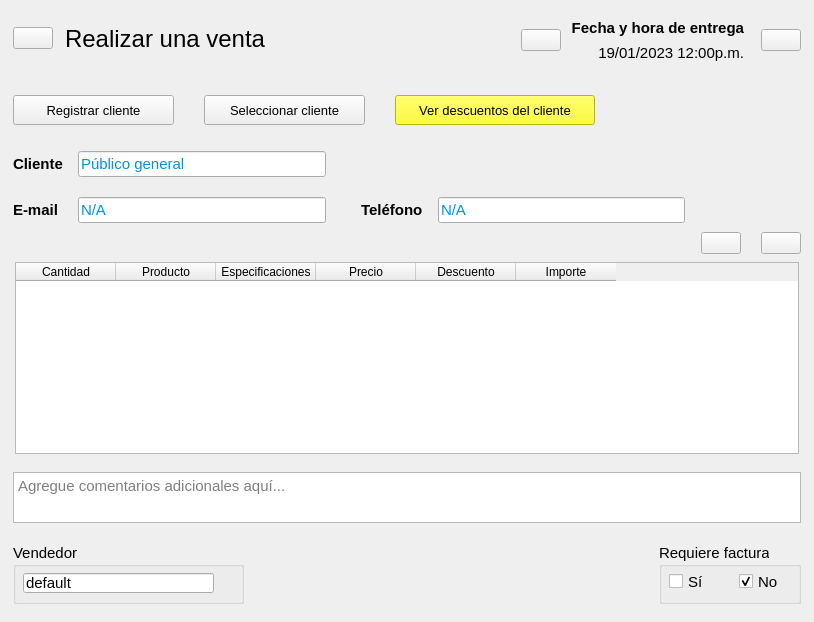
    <widget class="QFrame" name="frame">
     <property name="frameShape">
      <enum>QFrame::NoFrame</enum>
     </property>
     <layout class="QVBoxLayout" name="verticalLayout">
      <property name="spacing">
       <number>0</number>
      </property>
      <property name="leftMargin">
       <number>4</number>
      </property>
      <property name="topMargin">
       <number>9</number>
      </property>
      <property name="rightMargin">
       <number>4</number>
      </property>
      <property name="bottomMargin">
       <number>9</number>
      </property>
      <item alignment="Qt::AlignTop">
       <widget class="QFrame" name="frame_3">
        <property name="frameShape">
         <enum>QFrame::NoFrame</enum>
        </property>
        <layout class="QHBoxLayout" name="horizontalLayout_2">
         <property name="spacing">
          <number>0</number>
         </property>
         <property name="leftMargin">
          <number>0</number>
         </property>
         <property name="topMargin">
          <number>0</number>
         </property>
         <property name="rightMargin">
          <number>0</number>
         </property>
         <property name="bottomMargin">
          <number>0</number>
         </property>
         <item alignment="Qt::AlignLeft|Qt::AlignTop">
          <widget class="QFrame" name="frame_7">
           <property name="frameShape">
            <enum>QFrame::NoFrame</enum>
           </property>
           <layout class="QHBoxLayout" name="horizontalLayout_4">
            <property name="spacing">
             <number>12</number>
            </property>
            <item>
             <widget class="ClickableIcon" name="btRegresar">
              <property name="icon">
               <iconset resource="../resources.qrc">
                <normaloff>:/img/resources/images/leftarrow.png</normaloff>:/img/resources/images/leftarrow.png</iconset>
              </property>
              <property name="iconSize">
               <size>
                <width>40</width>
                <height>40</height>
               </size>
              </property>
             </widget>
            </item>
            <item>
             <widget class="QLabel" name="lbTitulo">
              <property name="minimumSize">
               <size>
                <width>201</width>
                <height>41</height>
               </size>
              </property>
              <property name="font">
               <font>
                <family>Segoe UI</family>
                <pointsize>18</pointsize>
               </font>
              </property>
              <property name="text">
               <string>Realizar una venta</string>
              </property>
             </widget>
            </item>
           </layout>
          </widget>
         </item>
         <item alignment="Qt::AlignRight|Qt::AlignTop">
          <widget class="QFrame" name="frame_8">
           <property name="sizePolicy">
            <sizepolicy hsizetype="Minimum" vsizetype="Minimum">
             <horstretch>0</horstretch>
             <verstretch>0</verstretch>
            </sizepolicy>
           </property>
           <property name="frameShape">
            <enum>QFrame::NoFrame</enum>
           </property>
           <layout class="QGridLayout" name="gridLayout">
            <property name="horizontalSpacing">
             <number>9</number>
            </property>
            <item row="0" column="0" rowspan="2">
             <widget class="QPushButton" name="btDeshacer">
              <property name="toolTip">
               <string>Deshacer fecha de entrega</string>
              </property>
              <property name="icon">
               <iconset resource="../resources.qrc">
                <normaloff>:/img/resources/images/undo.png</normaloff>:/img/resources/images/undo.png</iconset>
              </property>
              <property name="iconSize">
               <size>
                <width>20</width>
                <height>20</height>
               </size>
              </property>
             </widget>
            </item>
            <item row="1" column="1" alignment="Qt::AlignRight">
             <widget class="QLabel" name="lbFecha">
              <property name="font">
               <font>
                <family>Segoe UI</family>
                <pointsize>11</pointsize>
                <bold>false</bold>
               </font>
              </property>
              <property name="text">
               <string notr="true">19/01/2023 12:00p.m.</string>
              </property>
              <property name="alignment">
               <set>Qt::AlignRight|Qt::AlignTrailing|Qt::AlignVCenter</set>
              </property>
             </widget>
            </item>
            <item row="0" column="3" rowspan="2">
             <widget class="ClickableIcon" name="btCalendario">
              <property name="icon">
               <iconset resource="../resources.qrc">
                <normaloff>:/img/resources/images/calendar.png</normaloff>:/img/resources/images/calendar.png</iconset>
              </property>
              <property name="iconSize">
               <size>
                <width>40</width>
                <height>40</height>
               </size>
              </property>
             </widget>
            </item>
            <item row="0" column="1" alignment="Qt::AlignRight">
             <widget class="QLabel" name="label_5">
              <property name="font">
               <font>
                <family>Segoe UI</family>
                <pointsize>11</pointsize>
                <bold>true</bold>
               </font>
              </property>
              <property name="text">
               <string notr="true">Fecha y hora de entrega</string>
              </property>
              <property name="alignment">
               <set>Qt::AlignRight|Qt::AlignTrailing|Qt::AlignVCenter</set>
              </property>
             </widget>
            </item>
            <item row="0" column="2">
             <spacer name="horizontalSpacer_2">
              <property name="orientation">
               <enum>Qt::Horizontal</enum>
              </property>
              <property name="sizeHint" stdset="0">
               <size>
                <width>8</width>
                <height>20</height>
               </size>
              </property>
             </spacer>
            </item>
           </layout>
          </widget>
         </item>
        </layout>
       </widget>
      </item>
      <item alignment="Qt::AlignTop">
       <widget class="QFrame" name="frame_4">
        <property name="frameShape">
         <enum>QFrame::NoFrame</enum>
        </property>
        <layout class="QVBoxLayout" name="verticalLayout_2">
         <property name="spacing">
          <number>6</number>
         </property>
         <property name="leftMargin">
          <number>0</number>
         </property>
         <property name="topMargin">
          <number>15</number>
         </property>
         <property name="rightMargin">
          <number>0</number>
         </property>
         <property name="bottomMargin">
          <number>0</number>
         </property>
         <item alignment="Qt::AlignLeft">
          <widget class="QFrame" name="frame_9">
           <property name="frameShape">
            <enum>QFrame::NoFrame</enum>
           </property>
           <layout class="QHBoxLayout" name="horizontalLayout_5">
            <property name="spacing">
             <number>30</number>
            </property>
            <property name="bottomMargin">
             <number>0</number>
            </property>
            <item>
             <widget class="QPushButton" name="btRegistrar">
              <property name="minimumSize">
               <size>
                <width>161</width>
                <height>30</height>
               </size>
              </property>
              <property name="maximumSize">
               <size>
                <width>16777215</width>
                <height>30</height>
               </size>
              </property>
              <property name="font">
               <font>
                <pointsize>10</pointsize>
               </font>
              </property>
              <property name="text">
               <string notr="true">Registrar cliente</string>
              </property>
              <property name="icon">
               <iconset resource="../resources.qrc">
                <normaloff>:/img/resources/images/new-user.png</normaloff>:/img/resources/images/new-user.png</iconset>
              </property>
             </widget>
            </item>
            <item>
             <widget class="QPushButton" name="btSeleccionar">
              <property name="minimumSize">
               <size>
                <width>161</width>
                <height>30</height>
               </size>
              </property>
              <property name="maximumSize">
               <size>
                <width>16777215</width>
                <height>30</height>
               </size>
              </property>
              <property name="font">
               <font>
                <pointsize>10</pointsize>
               </font>
              </property>
              <property name="text">
               <string notr="true">Seleccionar cliente</string>
              </property>
              <property name="icon">
               <iconset resource="../resources.qrc">
                <normaloff>:/img/resources/images/search.png</normaloff>:/img/resources/images/search.png</iconset>
              </property>
             </widget>
            </item>
            <item>
             <widget class="QPushButton" name="btDescuentosCliente">
              <property name="minimumSize">
               <size>
                <width>200</width>
                <height>30</height>
               </size>
              </property>
              <property name="maximumSize">
               <size>
                <width>16777215</width>
                <height>30</height>
               </size>
              </property>
              <property name="font">
               <font>
                <pointsize>10</pointsize>
               </font>
              </property>
              <property name="styleSheet">
               <string notr="true">background-color: rgb(255, 255, 0);</string>
              </property>
              <property name="text">
               <string notr="true">Ver descuentos del cliente</string>
              </property>
              <property name="icon">
               <iconset resource="../resources.qrc">
                <normaloff>:/img/resources/images/tag.png</normaloff>:/img/resources/images/tag.png</iconset>
              </property>
             </widget>
            </item>
           </layout>
          </widget>
         </item>
         <item alignment="Qt::AlignLeft">
          <widget class="QFrame" name="frame_10">
           <property name="frameShape">
            <enum>QFrame::NoFrame</enum>
           </property>
           <layout class="QGridLayout" name="gridLayout_4">
            <property name="topMargin">
             <number>20</number>
            </property>
            <property name="bottomMargin">
             <number>0</number>
            </property>
            <property name="horizontalSpacing">
             <number>15</number>
            </property>
            <property name="verticalSpacing">
             <number>20</number>
            </property>
            <item row="1" column="0">
             <widget class="QLabel" name="label_2">
              <property name="font">
               <font>
                <family>Segoe UI</family>
                <pointsize>11</pointsize>
                <bold>true</bold>
               </font>
              </property>
              <property name="text">
               <string>E-mail</string>
              </property>
             </widget>
            </item>
            <item row="1" column="1">
             <widget class="QLineEdit" name="txtCorreo">
              <property name="minimumSize">
               <size>
                <width>248</width>
                <height>19</height>
               </size>
              </property>
              <property name="font">
               <font>
                <family>Segoe UI</family>
                <pointsize>11</pointsize>
               </font>
              </property>
              <property name="styleSheet">
               <string notr="true">color: rgb(0, 147, 220);</string>
              </property>
              <property name="text">
               <string>N/A</string>
              </property>
              <property name="frame">
               <bool>true</bool>
              </property>
              <property name="clearButtonEnabled">
               <bool>false</bool>
              </property>
             </widget>
            </item>
            <item row="1" column="3">
             <widget class="QLabel" name="label_3">
              <property name="font">
               <font>
                <family>Segoe UI</family>
                <pointsize>11</pointsize>
                <bold>true</bold>
               </font>
              </property>
              <property name="text">
               <string>Teléfono</string>
              </property>
             </widget>
            </item>
            <item row="1" column="4">
             <widget class="QLineEdit" name="txtTelefono">
              <property name="minimumSize">
               <size>
                <width>247</width>
                <height>19</height>
               </size>
              </property>
              <property name="font">
               <font>
                <family>Segoe UI</family>
                <pointsize>11</pointsize>
               </font>
              </property>
              <property name="styleSheet">
               <string notr="true">color: rgb(0, 147, 220);</string>
              </property>
              <property name="text">
               <string>N/A</string>
              </property>
              <property name="frame">
               <bool>true</bool>
              </property>
              <property name="clearButtonEnabled">
               <bool>false</bool>
              </property>
             </widget>
            </item>
            <item row="0" column="1">
             <widget class="QLineEdit" name="txtCliente">
              <property name="minimumSize">
               <size>
                <width>247</width>
                <height>19</height>
               </size>
              </property>
              <property name="font">
               <font>
                <family>Segoe UI</family>
                <pointsize>11</pointsize>
               </font>
              </property>
              <property name="styleSheet">
               <string notr="true">color: rgb(0, 147, 220);</string>
              </property>
              <property name="text">
               <string>Público general</string>
              </property>
              <property name="frame">
               <bool>true</bool>
              </property>
              <property name="clearButtonEnabled">
               <bool>false</bool>
              </property>
             </widget>
            </item>
            <item row="0" column="0">
             <widget class="QLabel" name="label">
              <property name="font">
               <font>
                <family>Segoe UI</family>
                <pointsize>11</pointsize>
                <bold>true</bold>
               </font>
              </property>
              <property name="text">
               <string>Cliente</string>
              </property>
             </widget>
            </item>
            <item row="1" column="2">
             <spacer name="horizontalSpacer">
              <property name="orientation">
               <enum>Qt::Horizontal</enum>
              </property>
              <property name="sizeHint" stdset="0">
               <size>
                <width>20</width>
                <height>20</height>
               </size>
              </property>
             </spacer>
            </item>
           </layout>
          </widget>
         </item>
        </layout>
       </widget>
      </item>
      <item>
       <widget class="QFrame" name="frame_5">
        <property name="sizePolicy">
         <sizepolicy hsizetype="Preferred" vsizetype="Preferred">
          <horstretch>0</horstretch>
          <verstretch>0</verstretch>
         </sizepolicy>
        </property>
        <property name="frameShape">
         <enum>QFrame::NoFrame</enum>
        </property>
        <layout class="QVBoxLayout" name="verticalLayout_3">
         <property name="bottomMargin">
          <number>0</number>
         </property>
         <item alignment="Qt::AlignRight|Qt::AlignTop">
          <widget class="QFrame" name="frame_11">
           <property name="sizePolicy">
            <sizepolicy hsizetype="Minimum" vsizetype="Minimum">
             <horstretch>0</horstretch>
             <verstretch>0</verstretch>
            </sizepolicy>
           </property>
           <property name="frameShape">
            <enum>QFrame::NoFrame</enum>
           </property>
           <layout class="QHBoxLayout" name="horizontalLayout_6">
            <property name="spacing">
             <number>20</number>
            </property>
            <property name="leftMargin">
             <number>0</number>
            </property>
            <property name="topMargin">
             <number>0</number>
            </property>
            <property name="rightMargin">
             <number>0</number>
            </property>
            <property name="bottomMargin">
             <number>0</number>
            </property>
            <item>
             <widget class="ClickableIcon" name="btAgregar">
              <property name="icon">
               <iconset resource="../resources.qrc">
                <normaloff>:/img/resources/images/plus.png</normaloff>:/img/resources/images/plus.png</iconset>
              </property>
              <property name="iconSize">
               <size>
                <width>40</width>
                <height>40</height>
               </size>
              </property>
             </widget>
            </item>
            <item>
             <widget class="ClickableIcon" name="btEliminar">
              <property name="icon">
               <iconset resource="../resources.qrc">
                <normaloff>:/img/resources/images/trash.png</normaloff>:/img/resources/images/trash.png</iconset>
              </property>
              <property name="iconSize">
               <size>
                <width>40</width>
                <height>40</height>
               </size>
              </property>
             </widget>
            </item>
           </layout>
          </widget>
         </item>
         <item>
          <widget class="QFrame" name="frame_12">
           <property name="sizePolicy">
            <sizepolicy hsizetype="Expanding" vsizetype="Expanding">
             <horstretch>0</horstretch>
             <verstretch>0</verstretch>
            </sizepolicy>
           </property>
           <property name="minimumSize">
            <size>
             <width>788</width>
             <height>180</height>
            </size>
           </property>
           <property name="frameShape">
            <enum>QFrame::NoFrame</enum>
           </property>
           <layout class="QHBoxLayout" name="horizontalLayout_8">
            <property name="spacing">
             <number>0</number>
            </property>
            <property name="leftMargin">
             <number>2</number>
            </property>
            <property name="topMargin">
             <number>2</number>
            </property>
            <property name="rightMargin">
             <number>2</number>
            </property>
            <property name="bottomMargin">
             <number>10</number>
            </property>
            <item>
             <widget class="TablaDatos" name="tabla_productos">
              <property name="editTriggers">
               <set>QAbstractItemView::DoubleClicked</set>
              </property>
              <property name="selectionMode">
               <enum>QAbstractItemView::ExtendedSelection</enum>
              </property>
              <attribute name="horizontalHeaderMinimumSectionSize">
               <number>80</number>
              </attribute>
              <column>
               <property name="text">
                <string>Cantidad</string>
               </property>
              </column>
              <column>
               <property name="text">
                <string>Producto</string>
               </property>
              </column>
              <column>
               <property name="text">
                <string>Especificaciones</string>
               </property>
              </column>
              <column>
               <property name="text">
                <string>Precio</string>
               </property>
              </column>
              <column>
               <property name="text">
                <string>Descuento</string>
               </property>
              </column>
              <column>
               <property name="text">
                <string>Importe</string>
               </property>
              </column>
             </widget>
            </item>
           </layout>
          </widget>
         </item>
         <item alignment="Qt::AlignBottom">
          <widget class="QFrame" name="frame_13">
           <property name="sizePolicy">
            <sizepolicy hsizetype="Minimum" vsizetype="Minimum">
             <horstretch>0</horstretch>
             <verstretch>0</verstretch>
            </sizepolicy>
           </property>
           <property name="minimumSize">
            <size>
             <width>0</width>
             <height>55</height>
            </size>
           </property>
           <property name="frameShape">
            <enum>QFrame::NoFrame</enum>
           </property>
           <layout class="QHBoxLayout" name="horizontalLayout_7">
            <property name="spacing">
             <number>0</number>
            </property>
            <property name="leftMargin">
             <number>0</number>
            </property>
            <property name="topMargin">
             <number>0</number>
            </property>
            <property name="rightMargin">
             <number>0</number>
            </property>
            <property name="bottomMargin">
             <number>0</number>
            </property>
            <item>
             <widget class="QPlainTextEdit" name="txtComentarios">
              <property name="sizePolicy">
               <sizepolicy hsizetype="Minimum" vsizetype="Minimum">
                <horstretch>0</horstretch>
                <verstretch>0</verstretch>
               </sizepolicy>
              </property>
              <property name="minimumSize">
               <size>
                <width>0</width>
                <height>51</height>
               </size>
              </property>
              <property name="maximumSize">
               <size>
                <width>16777215</width>
                <height>51</height>
               </size>
              </property>
              <property name="font">
               <font>
                <family>Segoe UI</family>
                <pointsize>11</pointsize>
               </font>
              </property>
              <property name="placeholderText">
               <string>Agregue comentarios adicionales aquí...</string>
              </property>
             </widget>
            </item>
           </layout>
          </widget>
         </item>
        </layout>
       </widget>
      </item>
      <item alignment="Qt::AlignBottom">
       <widget class="QFrame" name="frame_6">
        <property name="frameShape">
         <enum>QFrame::NoFrame</enum>
        </property>
        <layout class="QHBoxLayout" name="horizontalLayout_3">
         <property name="spacing">
          <number>0</number>
         </property>
         <property name="leftMargin">
          <number>0</number>
         </property>
         <property name="topMargin">
          <number>9</number>
         </property>
         <property name="rightMargin">
          <number>0</number>
         </property>
         <property name="bottomMargin">
          <number>0</number>
         </property>
         <item alignment="Qt::AlignLeft">
          <widget class="QFrame" name="frame_14">
           <property name="frameShape">
            <enum>QFrame::NoFrame</enum>
           </property>
           <layout class="QGridLayout" name="gridLayout_2">
            <item row="0" column="0">
             <widget class="QGroupBox" name="groupBox">
              <property name="minimumSize">
               <size>
                <width>231</width>
                <height>61</height>
               </size>
              </property>
              <property name="font">
               <font>
                <family>Segoe UI</family>
                <pointsize>11</pointsize>
               </font>
              </property>
              <property name="title">
               <string>Vendedor</string>
              </property>
              <widget class="QLineEdit" name="txtVendedor">
               <property name="geometry">
                <rect>
                 <x>10</x>
                 <y>30</y>
                 <width>191</width>
                 <height>20</height>
                </rect>
               </property>
               <property name="font">
                <font>
                 <family>Segoe UI</family>
                 <pointsize>11</pointsize>
                </font>
               </property>
               <property name="text">
                <string>default</string>
               </property>
               <property name="readOnly">
                <bool>true</bool>
               </property>
              </widget>
             </widget>
            </item>
           </layout>
          </widget>
         </item>
         <item alignment="Qt::AlignRight">
          <widget class="QFrame" name="frame_15">
           <property name="frameShape">
            <enum>QFrame::NoFrame</enum>
           </property>
           <layout class="QGridLayout" name="gridLayout_3">
            <property name="horizontalSpacing">
             <number>30</number>
            </property>
            <item row="0" column="0">
             <widget class="QGroupBox" name="boxFactura">
              <property name="minimumSize">
               <size>
                <width>142</width>
                <height>61</height>
               </size>
              </property>
              <property name="font">
               <font>
                <family>Segoe UI</family>
                <pointsize>11</pointsize>
               </font>
              </property>
              <property name="title">
               <string>Requiere factura</string>
              </property>
              <property name="flat">
               <bool>false</bool>
              </property>
              <property name="checkable">
               <bool>false</bool>
              </property>
              <widget class="QCheckBox" name="tickFacturaSi">
               <property name="geometry">
                <rect>
                 <x>10</x>
                 <y>30</y>
                 <width>70</width>
                 <height>17</height>
                </rect>
               </property>
               <property name="minimumSize">
                <size>
                 <width>70</width>
                 <height>17</height>
                </size>
               </property>
               <property name="font">
                <font>
                 <family>Segoe UI</family>
                 <pointsize>11</pointsize>
                </font>
               </property>
               <property name="text">
                <string notr="true">Sí</string>
               </property>
               <property name="checked">
                <bool>false</bool>
               </property>
               <property name="autoExclusive">
                <bool>true</bool>
               </property>
              </widget>
              <widget class="QCheckBox" name="tickFacturaNo">
               <property name="geometry">
                <rect>
                 <x>80</x>
                 <y>30</y>
                 <width>70</width>
                 <height>17</height>
                </rect>
               </property>
               <property name="minimumSize">
                <size>
                 <width>70</width>
                 <height>17</height>
                </size>
               </property>
               <property name="font">
                <font>
                 <family>Segoe UI</family>
                 <pointsize>11</pointsize>
                </font>
               </property>
               <property name="text">
                <string notr="true">No</string>
               </property>
               <property name="checked">
                <bool>true</bool>
               </property>
               <property name="autoExclusive">
                <bool>true</bool>
               </property>
              </widget>
             </widget>
            </item>
           </layout>
          </widget>
         </item>
        </layout>
       </widget>
      </item>
     </layout>
    </widget>
